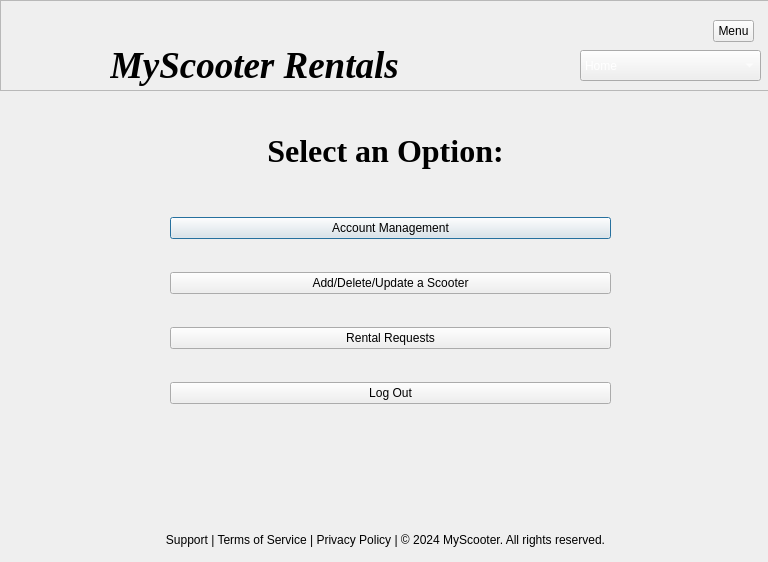
<?xml version="1.0" encoding="UTF-8"?>
<ui version="4.0">
 <class>employee_manager</class>
 <widget class="QDialog" name="employee_manager">
  <property name="geometry">
   <rect>
    <x>0</x>
    <y>0</y>
    <width>768</width>
    <height>562</height>
   </rect>
  </property>
  <property name="windowTitle">
   <string>Dialog</string>
  </property>
  <widget class="QWidget" name="verticalLayoutWidget">
   <property name="geometry">
    <rect>
     <x>170</x>
     <y>190</y>
     <width>441</width>
     <height>241</height>
    </rect>
   </property>
   <layout class="QVBoxLayout" name="verticalLayout">
    <item>
     <widget class="QPushButton" name="pushButton_4">
      <property name="text">
       <string>Account Management</string>
      </property>
     </widget>
    </item>
    <item>
     <widget class="QPushButton" name="pushButton_2">
      <property name="text">
       <string>Add/Delete/Update a Scooter</string>
      </property>
     </widget>
    </item>
    <item>
     <widget class="QPushButton" name="pushButton_3">
      <property name="text">
       <string>Rental Requests</string>
      </property>
     </widget>
    </item>
    <item>
     <widget class="QPushButton" name="pushButton">
      <property name="text">
       <string>Log Out</string>
      </property>
     </widget>
    </item>
   </layout>
  </widget>
  <widget class="QFrame" name="frame">
   <property name="geometry">
    <rect>
     <x>0</x>
     <y>0</y>
     <width>771</width>
     <height>91</height>
    </rect>
   </property>
   <property name="frameShape">
    <enum>QFrame::StyledPanel</enum>
   </property>
   <property name="frameShadow">
    <enum>QFrame::Raised</enum>
   </property>
   <widget class="QLabel" name="label_2">
    <property name="geometry">
     <rect>
      <x>110</x>
      <y>40</y>
      <width>421</width>
      <height>50</height>
     </rect>
    </property>
    <property name="font">
     <font>
      <family>Times New Roman</family>
      <pointsize>28</pointsize>
      <italic>true</italic>
      <bold>true</bold>
     </font>
    </property>
    <property name="text">
     <string>MyScooter Rentals</string>
    </property>
   </widget>
   <widget class="QLabel" name="label">
    <property name="geometry">
     <rect>
      <x>10</x>
      <y>0</y>
      <width>81</width>
      <height>81</height>
     </rect>
    </property>
    <property name="text">
     <string/>
    </property>
    <property name="pixmap">
     <pixmap>../scooter.png</pixmap>
    </property>
    <property name="scaledContents">
     <bool>true</bool>
    </property>
    <property name="wordWrap">
     <bool>false</bool>
    </property>
   </widget>
   <widget class="QComboBox" name="comboBox">
    <property name="geometry">
     <rect>
      <x>580</x>
      <y>50</y>
      <width>181</width>
      <height>31</height>
     </rect>
    </property>
    <property name="palette">
     <palette>
      <active>
       <colorrole role="WindowText">
        <brush brushstyle="SolidPattern">
         <color alpha="255">
          <red>255</red>
          <green>255</green>
          <blue>255</blue>
         </color>
        </brush>
       </colorrole>
       <colorrole role="Text">
        <brush brushstyle="SolidPattern">
         <color alpha="255">
          <red>255</red>
          <green>255</green>
          <blue>255</blue>
         </color>
        </brush>
       </colorrole>
       <colorrole role="ButtonText">
        <brush brushstyle="SolidPattern">
         <color alpha="255">
          <red>255</red>
          <green>255</green>
          <blue>255</blue>
         </color>
        </brush>
       </colorrole>
      </active>
      <inactive>
       <colorrole role="WindowText">
        <brush brushstyle="SolidPattern">
         <color alpha="255">
          <red>255</red>
          <green>255</green>
          <blue>255</blue>
         </color>
        </brush>
       </colorrole>
       <colorrole role="Text">
        <brush brushstyle="SolidPattern">
         <color alpha="255">
          <red>255</red>
          <green>255</green>
          <blue>255</blue>
         </color>
        </brush>
       </colorrole>
       <colorrole role="ButtonText">
        <brush brushstyle="SolidPattern">
         <color alpha="255">
          <red>255</red>
          <green>255</green>
          <blue>255</blue>
         </color>
        </brush>
       </colorrole>
      </inactive>
      <disabled/>
     </palette>
    </property>
    <item>
     <property name="text">
      <string>Home</string>
     </property>
    </item>
    <item>
     <property name="text">
      <string>Account Management</string>
     </property>
    </item>
    <item>
     <property name="text">
      <string>Add/Delete/Update a Scooter</string>
     </property>
    </item>
    <item>
     <property name="text">
      <string>Rental Requests</string>
     </property>
    </item>
    <item>
     <property name="text">
      <string>Log Out</string>
     </property>
    </item>
   </widget>
   <widget class="QToolButton" name="toolButton">
    <property name="geometry">
     <rect>
      <x>713</x>
      <y>20</y>
      <width>41</width>
      <height>22</height>
     </rect>
    </property>
    <property name="text">
     <string>Menu</string>
    </property>
   </widget>
  </widget>
  <widget class="QLabel" name="label_3">
   <property name="geometry">
    <rect>
     <x>0</x>
     <y>530</y>
     <width>771</width>
     <height>20</height>
    </rect>
   </property>
   <property name="text">
    <string>Support | Terms of Service | Privacy Policy | © 2024 MyScooter. All rights reserved.</string>
   </property>
   <property name="alignment">
    <set>Qt::AlignCenter</set>
   </property>
  </widget>
  <widget class="QLabel" name="label_5">
   <property name="geometry">
    <rect>
     <x>0</x>
     <y>130</y>
     <width>771</width>
     <height>41</height>
    </rect>
   </property>
   <property name="font">
    <font>
     <family>Times New Roman</family>
     <pointsize>24</pointsize>
     <italic>false</italic>
     <bold>true</bold>
    </font>
   </property>
   <property name="text">
    <string>Select an Option:</string>
   </property>
   <property name="alignment">
    <set>Qt::AlignCenter</set>
   </property>
  </widget>
 </widget>
 <resources/>
 <connections/>
</ui>
